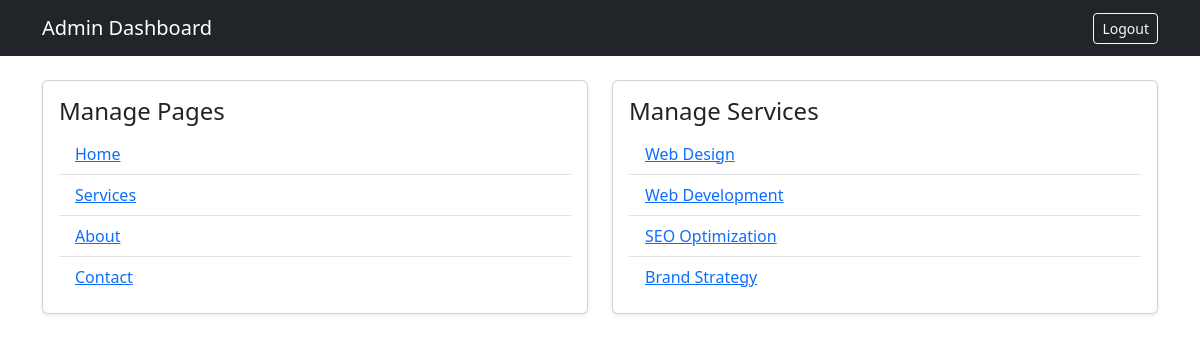
The page /admin/dashboard.php (signed in) on the database as committed earlier.
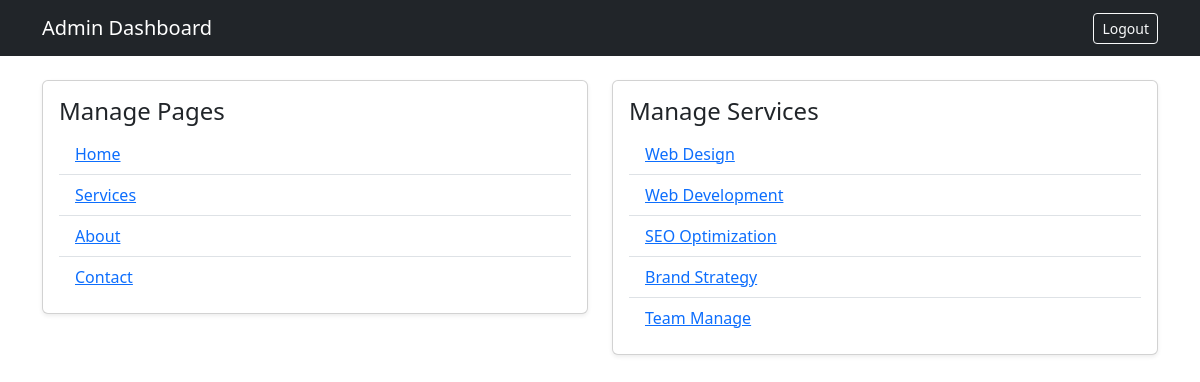
The same page on the database as committed later.
### tables this page shows
CREATE TABLE `pages` (
  `id` int(11) NOT NULL,
  `slug` varchar(100) NOT NULL,
  `title` varchar(255) NOT NULL,
  `content` text NOT NULL,
  `hero_title` varchar(255) DEFAULT NULL,
  `hero_text` text DEFAULT NULL,
  `image_url` varchar(255) DEFAULT NULL,
  `show_in_menu` tinyint(1) NOT NULL DEFAULT 1,
  `menu_order` int(11) NOT NULL DEFAULT 0,
  `hero_video_url` varchar(255) DEFAULT NULL
);

CREATE TABLE `services` (
  `id` int(11) NOT NULL,
  `title` varchar(255) NOT NULL,
  `slug` varchar(100) NOT NULL,
  `summary` text NOT NULL,
  `content` text NOT NULL,
  `image_url` varchar(255) DEFAULT NULL,
  `display_order` int(11) NOT NULL DEFAULT 0,
  `is_featured` tinyint(1) NOT NULL DEFAULT 0
);

### admin/dashboard.php (the view, shortened to what this page needs)
<?php
require '../includes/config.php';
$pages = $conn->query('SELECT id, slug, title FROM pages ORDER BY id ASC');
$services = $conn->query('SELECT id, title, slug FROM services ORDER BY id ASC');
?>
<!DOCTYPE html>
<html lang="en">
<head>
  <link href="https://cdn.jsdelivr.net/npm/bootstrap@5.3.3/dist/css/bootstrap.min.css" rel="stylesheet">
</head>
<body>
  <nav class="navbar navbar-dark bg-dark">
    <div class="container">
      <a class="navbar-brand" href="dashboard.php">Admin Dashboard</a>
      <a class="btn btn-outline-light btn-sm" href="logout.php">Logout</a>
    </div>
  </nav>
  <div class="container py-4">
    <div class="row g-4">
      <div class="col-lg-6">
        <div class="card shadow-sm">
          <div class="card-body">
            <h4>Manage Pages</h4>
            <ul class="list-group list-group-flush">
              <?php while ($page = $pages->fetch_assoc()): ?>
                <li class="list-group-item"><a href="page_form.php?slug=<?php echo urlencode($page['slug']); ?>"><?php echo htmlspecialchars($page['title']); ?></a></li>
              <?php endwhile; ?>
            </ul>
          </div>
        </div>
      </div>
      <div class="col-lg-6">
        <div class="card shadow-sm">
          <div class="card-body">
            <h4>Manage Services</h4>
            <ul class="list-group list-group-flush">
              <?php while ($service = $services->fetch_assoc()): ?>
                <li class="list-group-item"><a href="service_form.php?id=<?php echo (int)$service['id']; ?>"><?php echo htmlspecialchars($service['title']); ?></a></li>
              <?php endwhile; ?>
            </ul>
          </div>
        </div>
      </div>
    </div>
  </div>
</body>
</html>

Rows that differ between the two databases and show on the page:
added services: title "Team Manage"
